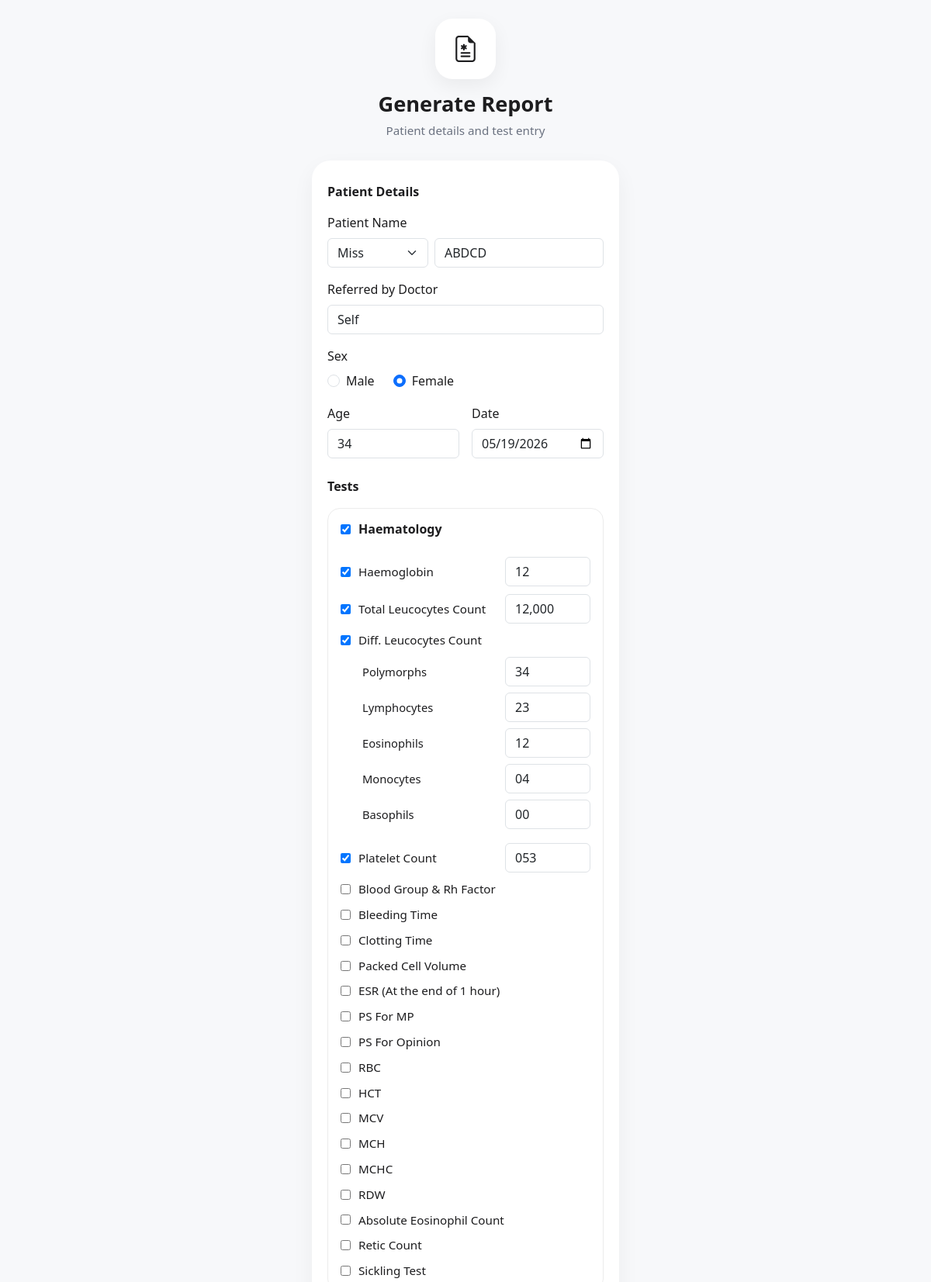
The page /edit-report/197299 (upper part) on the database its author committed.
### tables this page shows
CREATE TABLE tests_new (sr_no INTEGER PRIMARY KEY, name TEXT, normal TEXT, unit TEXT, additional TEXT, category TEXT, preset_value TEXT, autocomplete_enabled INTEGER DEFAULT 0);

### app.py (the view)
@app.route("/edit-report/<int:patient_id>")
def edit_report(patient_id):
    conn = get_connection(PATIENTS_DB)
    cursor = conn.cursor()
    cursor.execute("""
        SELECT report_json
        FROM patients
        WHERE id = ?
    """, (patient_id,))
    row = cursor.fetchone()
    conn.close()
    if not row:
        return redirect(url_for("edit_reports"))
    existing_data = json.loads(row["report_json"])
    categories = load_tests()
    return render_template(
        "report_generator.html",
        categories=categories,
        edit_data=existing_data
    )

### app.py (called while the page is built)
def get_connection(db_path):
    conn = sqlite3.connect(db_path)
    conn.row_factory = sqlite3.Row
    return conn

### templates/report_generator.html (shortened to what this page needs)
<!DOCTYPE html>
<html lang="en">
<head>
    <link
        href="https://cdn.jsdelivr.net/npm/bootstrap@5.3.3/dist/css/bootstrap.min.css"
        rel="stylesheet"
    >
    <link
        rel="stylesheet"
        href="https://cdn.jsdelivr.net/npm/bootstrap-icons@1.11.3/font/bootstrap-icons.min.css"
    >
    <link
        rel="stylesheet"
        href="{{ url_for('static', filename='style.css') }}"
    >
</head>
<body>
<div class="app-shell">
    <div class="container landing-container">
        <div class="brand-block text-center">
            <div class="brand-icon">
                <i class="bi bi-file-earmark-medical"></i>
            </div>
            <h1 class="app-title">Generate Report</h1>
            <p class="app-subtitle">Patient details and test entry</p>
        </div>
        <div class="menu-card form-card">
            <form autocomplete="off">
                <div class="section-title">Patient Details</div>
                <div class="mb-3">
                    <label class="form-label">Patient Name</label>
                    <div class="d-flex gap-2">
                        <select class="form-select prefix-select" id="prefix">
                            <option>Miss</option>
                        </select>
                        <input
                            type="text"
                            class="form-control"
                            id="patient_name"
                            autocomplete="off"
                        >
                    </div>
                </div>
                <div class="mb-3">
                    <label class="form-label">Referred by Doctor</label>
                    <input
                        type="text"
                        class="form-control"
                        id="referred_by"
                    >
                </div>
                <div class="mb-3">
                    <label class="form-label d-block">Sex</label>
                    <div class="d-flex gap-4">
                        <div class="form-check">
                            <input
                                class="form-check-input"
                                type="radio"
                                name="sex"
                                value="Male"
                                checked
                            >
                            <label class="form-check-label">Male</label>
                        </div>
                        <div class="form-check">
                            <input
                                class="form-check-input"
                                type="radio"
                                name="sex"
                                value="Female"
                            >
                            <label class="form-check-label">Female</label>
                        </div>
                    </div>
                </div>
                <div class="row g-3 mb-4">
                    <div class="col-6">
                        <label class="form-label">Age</label>
                        <input
                            type="text"
                            class="form-control"
                            id="age"
                            autocomplete="off"
                        >
                    </div>
                    <div class="col-6">
                        <label class="form-label">Date</label>
                        <input
                            type="date"
                            class="form-control"
                            id="date"
                            autocomplete="off"
                        >
                    </div>
                </div>
                <div class="section-title">Tests</div>
                {% for category_name, tests in categories.items() %}
                <div class="category-block">
                    <label class="category-header">
                        <input
                            type="checkbox"
                            class="category-toggle"
                        >
                        <span>{{ category_name }}</span>
                    </label>
                    <div class="category-tests">
                        {% for test in tests %}
                        <div
                            class="test-row"
                            data-sr="{{ test.sr_no }}"
                            data-autocomplete="{{ 1 if test.autocomplete else 0 }}"
                        >
                            <div class="test-main">
                                <input
                                    type="checkbox"
                                    class="test-toggle"
                                >
                                <span class="test-name">
                                    {{ test.name }}
                                </span>
                                {% if not test.subtests %}
                                <input
                                    type="text"
                                    class="form-control test-input"
                                    value="{{ test.preset[0] if test.preset else '' }}"
                                    autocomplete="{{ 'on' if test.autocomplete else 'off' }}"
                                >
                                {% endif %}
                            </div>
                            {% if test.subtests %}
                            <div class="subtests">
                                {% for sub in test.subtests %}
                                <div class="subtest-row">
                                    <span class="subtest-name">{{ sub }}</span>
                                    <input
                                        type="text"
                                        class="form-control subtest-input"
                                        value="{{ test.preset[loop.index0] if loop.index0 < test.preset|length else '' }}"
                                        autocomplete="{{ 'on' if test.autocomplete else 'off' }}"
                                    >
                                </div>
                                {% endfor %}
                            </div>
                            {% endif %}
                        </div>
                        {% endfor %}
                    </div>
                </div>
                {% endfor %}
            </form>
        </div>
    </div>
</div>
</body>
</html>

### static/style.css (style rules this page uses)
html, body { height: 100%; margin: 0; padding: 0; font-family: "Segoe UI", sans-serif; background: #f7f8fa; color: #1d1d1f; }
.app-shell { min-height: 100vh; display: flex; align-items: center; justify-content: center; padding: 24px 18px; }
.landing-container { width: 100%; max-width: 420px; }
.brand-block { margin-bottom: 28px; }
.brand-icon { width: 78px; height: 78px; margin: 0 auto 16px auto; border-radius: 22px; background: white; box-shadow: 0 8px 24px rgba(0, 0, 0, 0.06); display: flex; align-items: center; justify-content: center; font-size: 34px; }
.app-title { font-size: 1.7rem; font-weight: 700; margin-bottom: 6px; }
.app-subtitle { color: #6b7280; font-size: 0.95rem; margin: 0; }
.menu-card { background: white; border-radius: 24px; padding: 14px; box-shadow: 0 10px 28px rgba(0, 0, 0, 0.05); }
.form-card { padding: 20px; }
.section-title { font-size: 1rem; font-weight: 700; margin-bottom: 16px; margin-top: 8px; }
.prefix-select { width: 130px; flex-shrink: 0; }
.category-block { border: 1px solid #ececec; border-radius: 16px; margin-bottom: 12px; overflow: hidden; }
.category-header { display: flex; align-items: center; gap: 10px; padding: 14px 16px; font-weight: 600; cursor: pointer; margin: 0; }
.category-tests { display: none; padding: 0 16px 14px 16px; }
.test-row { padding-top: 10px; }
.test-main { display: flex; align-items: center; gap: 10px; }
.test-name { flex: 1; font-size: 0.95rem; }
.test-input { width: 110px; display: none; }
.subtests { display: none; margin-left: 28px; margin-top: 10px; }
.subtest-row { display: flex; align-items: center; gap: 12px; margin-bottom: 8px; }
.subtest-name { flex: 1; font-size: 0.92rem; }
.subtest-input { width: 110px; }

### rows shown on the page
tests_new: name "Haemoglobin"
tests_new: name "Total Leucocytes Count"
tests_new: name "Diff. Leucocytes Count", subtests "Polymorphs" "Lymphocytes" "Eosinophils" "Monocytes" "Basophils"
tests_new: name "Platelet Count"
tests_new: name "Blood Group & Rh Factor"
tests_new: name "Bleeding Time"
tests_new: name "Clotting Time"
tests_new: name "Packed Cell Volume"
tests_new: name "ESR (At the end of 1 hour)"
tests_new: name "PS For MP"
tests_new: name "PS For Opinion"
tests_new: name "RBC"
tests_new: name "HCT"
tests_new: name "MCV"
tests_new: name "MCH"
tests_new: name "MCHC"
tests_new: name "RDW"
tests_new: name "Absolute Eosinophil Count"
tests_new: name "Retic Count"
tests_new: name "Sickling Test"

### other values the page prints
{{ category_name }} "Haematology"
